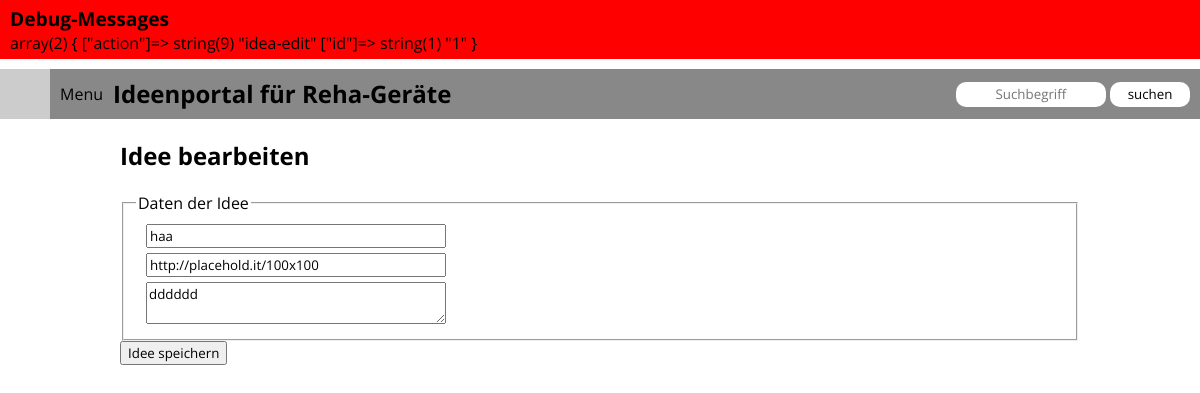
The app's page /index.php?action=idea-edit&id=1 (signed in) with its own data.
### tables this page shows
CREATE TABLE IF NOT EXISTS `Idea` (
  `id` INT NOT NULL AUTO_INCREMENT,
  `contest_id` INT NOT NULL,
  `user_id` INT NOT NULL,
  `name` VARCHAR(45) NOT NULL,
  `description` VARCHAR(450) NOT NULL,
  `image_url` VARCHAR(70) NOT NULL,
  PRIMARY KEY (`id`),
  INDEX `id_idx` (`contest_id` ASC),
  INDEX `id_idx1` (`user_id` ASC));

### classes/view.php (called while the page is built, shortened)
<?php
class View {
    private $path = 'templates';
    private $template = 'login';
    public function setTemplate($template = 'login') {
        $this->template = $template;
    }
    public function loadTemplate() {
        $tpl = $this->template;
        $file = $this->path . DIRECTORY_SEPARATOR . $tpl . '.php';
        if (file_exists($file)) {
            include $file;
            $output = ob_get_contents();
            return $output;
        } else {
            return 'could not find template';
        }
    }
}
?>

### classes/controller.php (called while the page is built, shortened)
<?php
class Controller {
    public $request = null;
    private $action = '';
    public function __construct($request) {
        $this->request = $request;
        $this->action = !empty($request['action']) ? $request['action'] : 'login';
    }
    public function display() {
        $view = new View();
        $model = new Model();
        switch ($this->action) {
            case 'idea-edit':
                if (sizeof($this->request) > 2) {
                    $model->updateIdea($this->request["id"], $this->request["name"], $this->request["description"], $this->request["image_url"]);
                    $view->setTemplate('idea-details');
                }
                else if (isset($this->request["id"])) {
                    $view->setTemplate('idea-edit');
                }
                else {
                    $view->setTemplate('idea-details');
                }
                break;
        }
        return $view->loadTemplate();
    }
}
?>

### classes/model.php (called while the page is built, shortened)
<?php
class Model {
    public static function getIdea($ideaId) {
        $sql = "SELECT * FROM Idea WHERE id=$ideaId";
        $result = mysql_query($sql);
        $entry = array(array("id", "user_id", "name", "description", "image_url", "contest_id"));
        while ($row = mysql_fetch_array($result)) {
            $entry[] = $row;
        }
        unset($entry[0]);
        return $entry[1];
    }
}
?>

### templates/idea-edit.php (the view)
<?php
include("partials/header.php");
?>
<main class="content-wrapper">
    <article class="inner-content-wrapper">
        <h2 class="title">Idee bearbeiten</h2>
        <?php
        global $controller;
        $request = $controller->request;
        $modelDetails = Model::getIdea($request["id"]);
        ?>
        <form id="form" action="index.php?action=idea-edit&id=<?php echo $request["id"]; ?>" method="post">
            <fieldset>
                <legend>Daten der Idee</legend>
                <label class="field" id="name">
                    <input class="name-input" type="text" name="name" value="<?php echo $modelDetails["name"]; ?>" required>
                </label>
                <label class="field" id="image_url">
                    <input class="url-input" type="url" name="image_url" value="<?php echo $modelDetails["image_url"]; ?>" required>
                </label>
                <label class="field" id="description">
                    <textarea class="description-input" name="description" required><?php echo $modelDetails["description"]; ?></textarea>
                </label>
            </fieldset>
            <button type="submit" class="sub"><span>Idee speichern</span></button>
        </form>
    </article>
</main>

### css/main.css (style rules this page uses)
body, html { width: 100%; height: 100%; margin: 0; }
body * { font-family: 'Open Sans', sans-serif; box-sizing: border-box; }
input, textarea { width: 300px; display: block; margin: 5px 10px; }
.content-wrapper { width: 100%; height: 100%; }
.content-wrapper .inner-content-wrapper { width: 80%; margin: 0 auto; }

### records on screen
idea: name "haa", image_url "http://placehold.it/100x100", description "dddddd"
